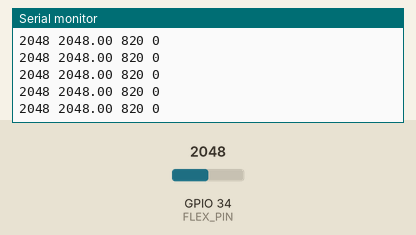
This sketch was run on a simulated ESP32. Parts: the last lines printed to the serial monitor. Inputs (shaded band) come from the test bench; at power-on: GPIO 34 (FLEX_PIN) = 2048.

Above: at 1.2 s.
1.3 s: GPIO 34 (FLEX_PIN) set to 1228
At 1.4 s:
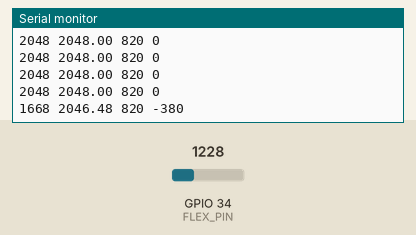
3.1 s: GPIO 34 (FLEX_PIN) set to 2047
At 3.16 s:
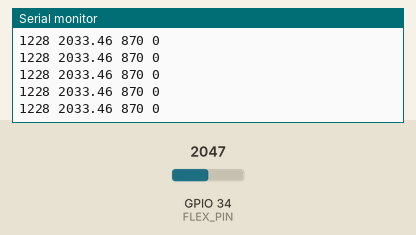
Timing chart, 0 to 6.1 s (numbered marks = the images above; inputs shaded):
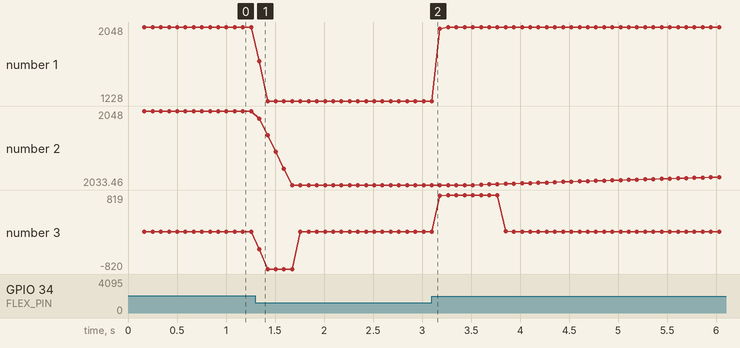

The sketch:

flex_sensor_1.ino
```cpp
const int FLEX_PIN = 34;
const int SAMPLES = 30;
const float BASELINE_ALPHA = 0.004;
const int BEND_THRESH = 15;       // drop from recent peak to trigger state 1
const int DEBOUNCE_COUNT = 5;
const int RATE_WINDOW = 8;
const int CLIMB_RATE_THRESH = 4;
const int SLOW_CLIMB_THRESH = 2;
const int SLOW_DEBOUNCE = 20;
const int SETTLE_COUNT = 15;

float baseline = 800;
int state = 0;
int counter = 0;
int slowCounter = 0;
int settleCounter = 0;
int recentPeak = 0; // highest val seen recently in state 0
int valHistory[RATE_WINDOW];
int histIndex = 0;

int readFlexsensor() {
  long sum = 0;
  for (int i = 0; i < SAMPLES; i++) {
    sum += analogRead(FLEX_PIN);
    delayMicroseconds(100);
  }
  return sum / SAMPLES;
}

int getStableReading() {
  long sum = 0;
  for (int i = 0; i < 10; i++) {
    sum += readFlexsensor();
    delay(2);
  }
  return sum / 10;
}

void setup() {
  Serial.begin(115200);
  analogSetAttenuation(ADC_11db);
  int initial = getStableReading();
  baseline = initial;
  recentPeak = initial;
  for (int i = 0; i < RATE_WINDOW; i++) valHistory[i] = initial;
}

void loop() {
  int val = getStableReading();
  int oldVal = valHistory[histIndex];
  int rate = val - oldVal;
  valHistory[histIndex] = val;
  histIndex = (histIndex + 1) % RATE_WINDOW;

  if (state == 0) {
    baseline = BASELINE_ALPHA * val + (1 - BASELINE_ALPHA) * baseline;

    // Track recent peak — slowly decays down so it doesn't get stuck high
    if (val > recentPeak) {
      recentPeak = val;       // instant update upward
    } else {
      recentPeak = 0.995 * recentPeak + 0.005 * val; // slow decay downward
    }

    int drop = recentPeak - val; // how far val has dropped from recent peak

    if (drop > BEND_THRESH) {
      counter++;
      if (counter >= DEBOUNCE_COUNT) {
        state = 1;
        counter = 0;
        slowCounter = 0;
        settleCounter = 0;
        for (int i = 0; i < RATE_WINDOW; i++) valHistory[i] = val;
        Serial.println(">> State 1: BENT");
      }
    } else {
      counter = 0;
    }
  } else {
    settleCounter++;
    if (settleCounter < SETTLE_COUNT) {
      for (int i = 0; i < RATE_WINDOW; i++) valHistory[i] = val;
    } else {
      // Fast return
      if (rate >= CLIMB_RATE_THRESH) {
        counter++;
        if (counter >= DEBOUNCE_COUNT) {
          state = 0;
          counter = 0;
          slowCounter = 0;
          recentPeak = val; // reset peak to current val on return
          Serial.println(">> State 0: REST (fast)");
        }
      } else {
        counter = 0;
      }

      // Slow return
      if (rate >= SLOW_CLIMB_THRESH) {
        slowCounter++;
        if (slowCounter >= SLOW_DEBOUNCE) {
          state = 0;
          counter = 0;
          slowCounter = 0;
          recentPeak = val;
          Serial.println(">> State 0: REST (slow)");
        }
      } else {
        slowCounter = 0;
      }

      // Fallback: gap from baseline
    }
  }

  Serial.print(val);
  Serial.print(" ");
  Serial.print(baseline);
  Serial.print(" ");
  Serial.print(state * 50 + 820);
  Serial.print(" ");
  Serial.println(rate);
}
```

Measured:
- after the input at 1.3 s, the serial monitor: prints a new line at once (image 1)
- plotted number 1: 2048 → 1228 after the input at 1.3 s, 1228 → 2047 after the input at 3.1 s
- plotted number 2: 2048 → 2033.46 after the input at 1.3 s, 2033.46 → 2037.52 after the input at 3.1 s
